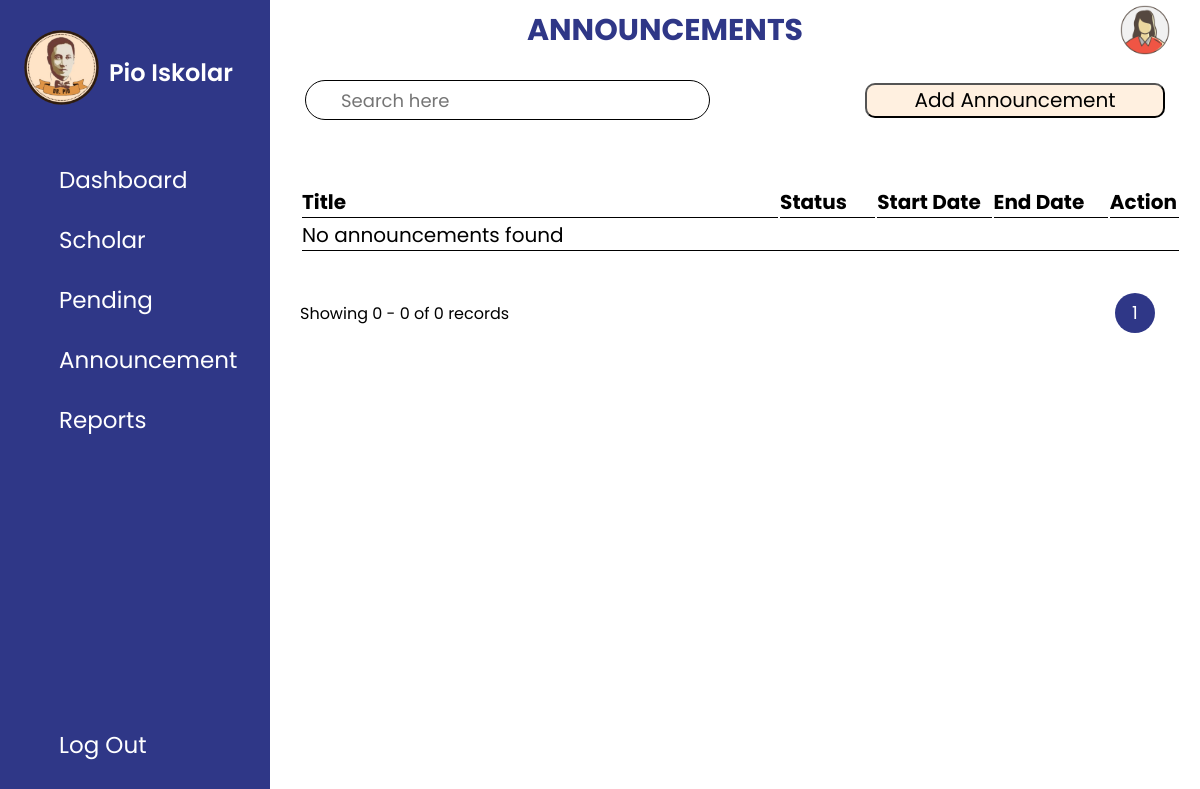
The page /html/ad_announce.php on the database as committed earlier.
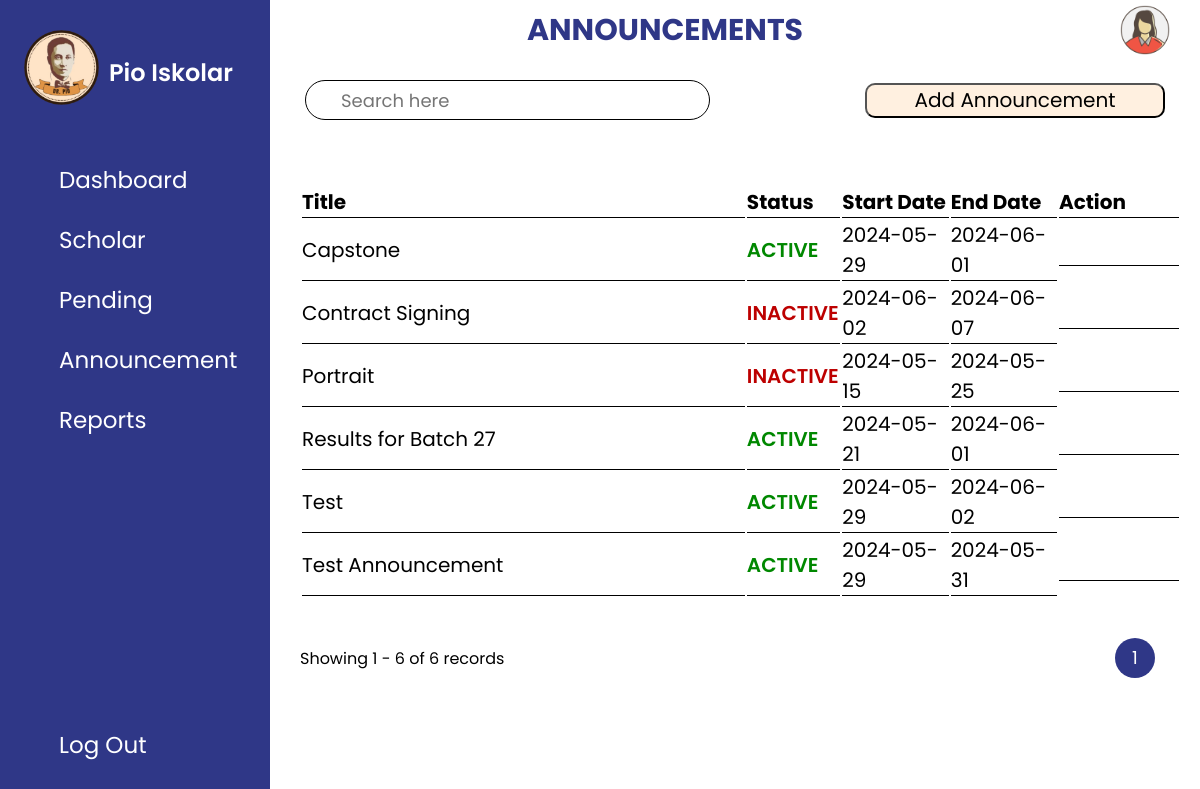
The same page on the database as committed later.
### tables this page shows
CREATE TABLE `announcements` (
  `announce_id` int(11) NOT NULL,
  `st_date` date NOT NULL,
  `end_date` date NOT NULL,
  `img_name` varchar(100) NOT NULL,
  `title` varchar(150) NOT NULL,
  `content` text NOT NULL,
  `_status` varchar(10) NOT NULL
);

### functions/view_ann.php (the view, shortened to what this page needs)
<?php
    global $conn;
    function annList($currentPage = 1, $recordsPerPage = 15, $search = '', $sortColumn = 'title', $sortOrder = 'ASC') {
        global $conn;
        $offset = ($currentPage - 1) * $recordsPerPage;
        $searchQuery = $search ? "WHERE title LIKE '%$search%' OR _status LIKE '%$search%' OR st_date LIKE '%$search%' OR end_date LIKE '%$search%'" : '';
        $display = "SELECT announce_id, st_date, end_date, title, _status, img_name, content
                    FROM announcements
                    $searchQuery
                    ORDER BY $sortColumn $sortOrder
                    LIMIT $recordsPerPage OFFSET $offset";
        $result = $conn->query($display);
        if ($result->num_rows > 0) {
            while ($row = $result->fetch_assoc()) {
                $style = "";
                if ($row["_status"] == "ACTIVE") {
                    $style = "color: rgb(0, 136, 0); font-weight: 600;";
                } elseif ($row["_status"] == "INACTIVE") {
                    $style = "color: rgb(189, 0, 0); font-weight: 600;";
                }
                print '
                    <tr>
                        <td> '.$row["title"].' </td>
                        <td style="'.$style.'"> '.$row["_status"].' </td>
                        <td> '.$row["st_date"].' </td>
                        <td> '.$row["end_date"].' </td>
                        <td style="text-align: right;" class="wrap">
                            <div class="icon">
                                <div class="tooltip"> View</div>
                                <span> <ion-icon name="eye-outline" onclick="openPrev(this)"
                                    data-id="'.$row["announce_id"].'"
                                    data-title="'.$row["title"].'"
                                    data-status="'.$row["_status"].'"
                                    data-st_date="'.$row["st_date"].'"
                                    data-end_date="'.$row["end_date"].'"
                                    data-img="'.$row["img_name"].'"
                                    data-content="'.$row["content"].'"></ion-icon> </span>
                            </div>
                            <div class="icon">
                                <div class="tooltip"> Edit</div>
                                <span> <ion-icon name="create-outline" onclick="openEdit(this)"
                                    data-id="'.$row["announce_id"].'"
                                    data-title="'.$row["title"].'"
                                    data-status="'.$row["_status"].'"
                                    data-st_date="'.$row["st_date"].'"
                                    data-end_date="'.$row["end_date"].'"
                                    data-content="'.$row["content"].'"></ion-icon> </span>
                            </div>
                            <div class="icon">
                                <div class="tooltip"> Delete</div>
                                <span> <ion-icon name="trash-outline" onclick="openDelete(this)"
                                    data-id="'.$row["announce_id"].'"
                                    data-img="'.$row["img_name"].'"></ion-icon> </span>
                            </div>
                        </td>
                    </tr>
                ';
            }
        } else {
            echo "<tr><td colspan='6'>No announcements found</td></tr>";
        }
    }
    function getTotalRecords($search = '') {
        global $conn;
        $searchQuery = $search ? "WHERE title LIKE '%$search%' OR _status LIKE '%$search%' OR st_date LIKE '%$search%' OR end_date LIKE '%$search%'" : '';
        $countQuery = "SELECT COUNT(*) as total FROM announcements $searchQuery";
        $result = $conn->query($countQuery);
        $row = $result->fetch_assoc();
        return $row['total'];
    }
?>

### html/pagination.php (shortened to what this page needs)
<?php
$currentPage = isset($_GET['page']) ? (int)$_GET['page'] : 1;
$recordsPerPage = 15;
$search = isset($_GET['search']) ? htmlspecialchars($_GET['search']) : '';
$totalRecords = getTotalRecords($search);
$totalPages = $totalRecords > 0 ? ceil($totalRecords / $recordsPerPage) : 1;
$startRecord = $totalRecords > 0 ? ($currentPage - 1) * $recordsPerPage + 1 : 0;
$endRecord = $totalRecords > 0 ? min($startRecord + $recordsPerPage - 1, $totalRecords) : 0;
?>
<div class="pagination">
    <p>Showing <?= $startRecord ?> - <?= $endRecord ?> of <?= $totalRecords ?> records</p>
    <div class="box">
        <ul class="ul" data-total-pages="<?= $totalPages ?>" data-current-page="<?= $currentPage ?>">
        </ul>
    </div>
</div>

Rows that differ between the two databases and show on the page:
added announcements: title "Capstone", _status "ACTIVE", st_date "2024-05-29", end_date "2024-06-01"
added announcements: title "Contract Signing", _status "INACTIVE", st_date "2024-06-02", end_date "2024-06-07"
added announcements: title "Portrait", _status "INACTIVE", st_date "2024-05-15", end_date "2024-05-25"
added announcements: title "Results for Batch 27", _status "ACTIVE", st_date "2024-05-21", end_date "2024-06-01"
added announcements: title "Test", _status "ACTIVE", st_date "2024-05-29", end_date "2024-06-02"
added announcements: title "Test Announcement", _status "ACTIVE", st_date "2024-05-29", end_date "2024-05-31"
Other text that changed with them:
$startRecord: "0" → "1"
$endRecord: "0" → "6"
$totalRecords: "0" → "6"
text no longer shown: "No announcements found"
